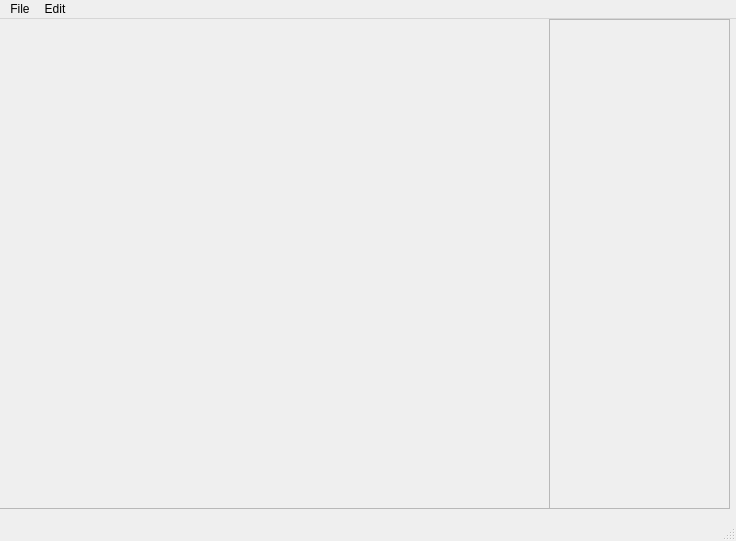
<?xml version="1.0" encoding="UTF-8"?>
<ui version="4.0">
 <class>MainWindow</class>
 <widget class="QMainWindow" name="MainWindow">
  <property name="geometry">
   <rect>
    <x>0</x>
    <y>0</y>
    <width>736</width>
    <height>541</height>
   </rect>
  </property>
  <property name="windowTitle">
   <string>MainWindow</string>
  </property>
  <widget class="QWidget" name="centralwidget">
   <widget class="QWidget" name="horizontalLayoutWidget">
    <property name="geometry">
     <rect>
      <x>-1</x>
      <y>-1</y>
      <width>731</width>
      <height>491</height>
     </rect>
    </property>
    <layout class="QHBoxLayout" name="horizontalLayout">
     <item>
      <widget class="QScrollArea" name="scrollArea">
       <property name="widgetResizable">
        <bool>true</bool>
       </property>
       <widget class="QWidget" name="scrollAreaWidgetContents">
        <property name="geometry">
         <rect>
          <x>0</x>
          <y>0</y>
          <width>727</width>
          <height>487</height>
         </rect>
        </property>
        <widget class="QScrollArea" name="scrollArea_2">
         <property name="geometry">
          <rect>
           <x>549</x>
           <y>0</y>
           <width>181</width>
           <height>491</height>
          </rect>
         </property>
         <property name="widgetResizable">
          <bool>true</bool>
         </property>
         <widget class="QWidget" name="scrollAreaWidgetContents_2">
          <property name="geometry">
           <rect>
            <x>0</x>
            <y>0</y>
            <width>179</width>
            <height>489</height>
           </rect>
          </property>
          <widget class="QWidget" name="verticalLayoutWidget">
           <property name="geometry">
            <rect>
             <x>0</x>
             <y>-1</y>
             <width>181</width>
             <height>491</height>
            </rect>
           </property>
           <layout class="QVBoxLayout" name="verticalLayout"/>
          </widget>
         </widget>
        </widget>
       </widget>
      </widget>
     </item>
    </layout>
   </widget>
  </widget>
  <widget class="QMenuBar" name="menubar">
   <property name="geometry">
    <rect>
     <x>0</x>
     <y>0</y>
     <width>736</width>
     <height>22</height>
    </rect>
   </property>
   <widget class="QMenu" name="menuFile">
    <property name="title">
     <string>File</string>
    </property>
    <addaction name="actionNew"/>
    <addaction name="actionOpen"/>
    <addaction name="separator"/>
    <addaction name="actionSave"/>
    <addaction name="actionSave_As"/>
   </widget>
   <widget class="QMenu" name="menuEdit">
    <property name="title">
     <string>Edit</string>
    </property>
    <addaction name="actionUndo"/>
    <addaction name="actionRedo"/>
    <addaction name="separator"/>
    <addaction name="actionCut"/>
    <addaction name="actionCopy"/>
    <addaction name="actionPaste"/>
    <addaction name="actionDelete"/>
   </widget>
   <addaction name="menuFile"/>
   <addaction name="menuEdit"/>
  </widget>
  <widget class="QStatusBar" name="statusbar"/>
  <action name="actionNew">
   <property name="text">
    <string>New</string>
   </property>
   <property name="whatsThis">
    <string/>
   </property>
  </action>
  <action name="actionOpen">
   <property name="text">
    <string>Open</string>
   </property>
  </action>
  <action name="actionSave">
   <property name="text">
    <string>Save</string>
   </property>
  </action>
  <action name="actionSave_As">
   <property name="text">
    <string>Save As</string>
   </property>
  </action>
  <action name="actionUndo">
   <property name="text">
    <string>Undo</string>
   </property>
  </action>
  <action name="actionRedo">
   <property name="text">
    <string>Redo</string>
   </property>
  </action>
  <action name="actionCut">
   <property name="text">
    <string>Cut</string>
   </property>
  </action>
  <action name="actionCopy">
   <property name="text">
    <string>Copy</string>
   </property>
  </action>
  <action name="actionPaste">
   <property name="text">
    <string>Paste</string>
   </property>
  </action>
  <action name="actionDelete">
   <property name="text">
    <string>Delete</string>
   </property>
  </action>
 </widget>
 <resources/>
 <connections/>
</ui>
